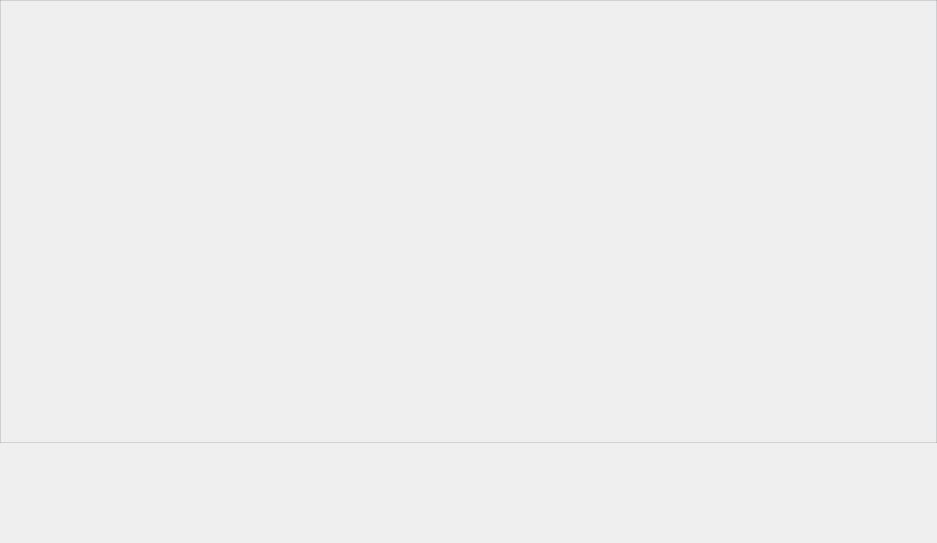
<?xml version="1.0" encoding="UTF-8"?>
<ui version="4.0">
 <class>Curve</class>
 <widget class="QWidget" name="Curve">
  <property name="geometry">
   <rect>
    <x>0</x>
    <y>0</y>
    <width>937</width>
    <height>543</height>
   </rect>
  </property>
  <property name="minimumSize">
   <size>
    <width>0</width>
    <height>0</height>
   </size>
  </property>
  <property name="maximumSize">
   <size>
    <width>16777215</width>
    <height>16777215</height>
   </size>
  </property>
  <property name="windowTitle">
   <string>Curve</string>
  </property>
  <property name="styleSheet">
   <string notr="true"/>
  </property>
  <layout class="QGridLayout" name="gridLayout">
   <property name="leftMargin">
    <number>0</number>
   </property>
   <property name="topMargin">
    <number>0</number>
   </property>
   <property name="rightMargin">
    <number>0</number>
   </property>
   <property name="bottomMargin">
    <number>0</number>
   </property>
   <property name="spacing">
    <number>0</number>
   </property>
   <item row="2" column="0">
    <widget class="QWidget" name="rightWidget" native="true">
     <layout class="QVBoxLayout" name="verticalLayout">
      <property name="spacing">
       <number>5</number>
      </property>
      <property name="leftMargin">
       <number>0</number>
      </property>
      <property name="topMargin">
       <number>0</number>
      </property>
      <property name="rightMargin">
       <number>0</number>
      </property>
      <property name="bottomMargin">
       <number>0</number>
      </property>
      <item>
       <widget class="QTabWidget" name="tabWidget_curve">
        <property name="font">
         <font>
          <pointsize>12</pointsize>
         </font>
        </property>
        <property name="styleSheet">
         <string notr="true">/*设置TabWidget中tab_1的样式*/
#tab_1.QWidget{
	background-color: rgba(108, 117, 125, 65);
}
/*设置TabWidget中tab_2的样式*/
#tab_2.QWidget{
	background-color: rgba(108, 117, 125, 65);
}
/*设置TabWidget中QTabBar的样式*/
QTabBar::tab{
    background-color: #0B0E11;
	/*font-family:Consolas;  */  /*设置tab中的文本的字体*/
	font-size:10pt;
	color:#ced4da;    /*设置tab中的文本的颜色*/
	border-top-left-radius: 5px;    /*设置tab的边框的圆角（左上圆角）*/
	border-top-right-radius: 5px;    /*设置tab的边框的圆角（右上圆角）*/
	min-width: 8px;
	padding: 5px;
}
/*设置TabWidget中QTabBar的tab被选中时的样式*/
QTabBar::tab:selected{
    background-color: rgba(108, 117, 125, 65);
}
 
/*设置TabWidget中鼠标悬浮在QTabBar的tab上，但未选中该Tab的样式*/
QTabBar::tab:hover:!selected {
    background-color: rgba(108, 117, 125, 45);
}
 
/*设置TabWidget的边框的样式*/
QTabWidget::pane {
    border: 1px solid rgba(108, 117, 125, 65);
}
 
/*当打开多个tab，右侧出现，点击后，可以向前向后的按钮的样式*/
QTabBar QToolButton {
    border: none;
	color: rgb(255, 206, 6);
    background-color: #0b0e11;
}
 
QTabBar QToolButton:hover {
	background-color: #161a1e; 
}</string>
        </property>
        <property name="tabPosition">
         <enum>QTabWidget::TabPosition::North</enum>
        </property>
        <property name="tabShape">
         <enum>QTabWidget::TabShape::Rounded</enum>
        </property>
        <property name="currentIndex">
         <number>-1</number>
        </property>
        <property name="elideMode">
         <enum>Qt::TextElideMode::ElideNone</enum>
        </property>
        <property name="usesScrollButtons">
         <bool>true</bool>
        </property>
        <property name="documentMode">
         <bool>false</bool>
        </property>
        <property name="tabsClosable">
         <bool>true</bool>
        </property>
        <property name="movable">
         <bool>true</bool>
        </property>
       </widget>
      </item>
      <item>
       <widget class="QWidget" name="widget_curve_more" native="true">
        <property name="minimumSize">
         <size>
          <width>0</width>
          <height>60</height>
         </size>
        </property>
        <property name="maximumSize">
         <size>
          <width>16777215</width>
          <height>100</height>
         </size>
        </property>
        <property name="styleSheet">
         <string notr="true">QLineEdit
{
background-color: rgba(255, 255, 255, 0);
border:0;
border-bottom:1.5 solid rgb(255,255,255)
}</string>
        </property>
        <layout class="QGridLayout" name="gridLayout_more">
         <property name="leftMargin">
          <number>0</number>
         </property>
         <property name="topMargin">
          <number>0</number>
         </property>
         <property name="rightMargin">
          <number>0</number>
         </property>
         <property name="bottomMargin">
          <number>0</number>
         </property>
         <property name="horizontalSpacing">
          <number>10</number>
         </property>
         <property name="verticalSpacing">
          <number>4</number>
         </property>
         <item row="1" column="1">
          <widget class="QWSwitcherButton" name="AutoScaleAxisX" native="true">
           <property name="minimumSize">
            <size>
             <width>140</width>
             <height>25</height>
            </size>
           </property>
           <property name="maximumSize">
            <size>
             <width>140</width>
             <height>25</height>
            </size>
           </property>
           <property name="font">
            <font>
             <pointsize>10</pointsize>
            </font>
           </property>
           <property name="Checked" stdset="0">
            <bool>false</bool>
           </property>
          </widget>
         </item>
         <item row="0" column="0" rowspan="2">
          <widget class="QtMaterialTextField" name="lineEdit_cacheDuration" native="true">
           <property name="minimumSize">
            <size>
             <width>120</width>
             <height>20</height>
            </size>
           </property>
           <property name="maximumSize">
            <size>
             <width>120</width>
             <height>100</height>
            </size>
           </property>
           <property name="font">
            <font>
             <pointsize>12</pointsize>
            </font>
           </property>
          </widget>
         </item>
         <item row="0" column="5">
          <spacer name="horizontalSpacer">
           <property name="orientation">
            <enum>Qt::Orientation::Horizontal</enum>
           </property>
           <property name="sizeHint" stdset="0">
            <size>
             <width>40</width>
             <height>20</height>
            </size>
           </property>
          </spacer>
         </item>
         <item row="0" column="1">
          <widget class="QWSwitcherButton" name="AutoScaleAxisY" native="true">
           <property name="minimumSize">
            <size>
             <width>140</width>
             <height>25</height>
            </size>
           </property>
           <property name="maximumSize">
            <size>
             <width>140</width>
             <height>25</height>
            </size>
           </property>
           <property name="font">
            <font>
             <pointsize>10</pointsize>
            </font>
           </property>
           <property name="Checked" stdset="0">
            <bool>true</bool>
           </property>
          </widget>
         </item>
         <item row="0" column="4">
          <widget class="QWSwitcherButton" name="qWSwitcherButton_PlotMode" native="true">
           <property name="minimumSize">
            <size>
             <width>120</width>
             <height>30</height>
            </size>
           </property>
           <property name="maximumSize">
            <size>
             <width>120</width>
             <height>30</height>
            </size>
           </property>
           <property name="font">
            <font>
             <pointsize>10</pointsize>
            </font>
           </property>
           <property name="stateSetQuantity" stdset="0">
            <number>3</number>
           </property>
           <property name="selectState" stdset="0">
            <number>2</number>
           </property>
          </widget>
         </item>
        </layout>
       </widget>
      </item>
      <item>
       <widget class="QWidget" name="widget_curve_base" native="true">
        <property name="minimumSize">
         <size>
          <width>0</width>
          <height>30</height>
         </size>
        </property>
        <property name="maximumSize">
         <size>
          <width>16777215</width>
          <height>50</height>
         </size>
        </property>
        <property name="font">
         <font>
          <pointsize>12</pointsize>
         </font>
        </property>
        <property name="styleSheet">
         <string notr="true"/>
        </property>
        <layout class="QHBoxLayout" name="horizontalLayout">
         <property name="spacing">
          <number>5</number>
         </property>
         <property name="leftMargin">
          <number>0</number>
         </property>
         <property name="topMargin">
          <number>0</number>
         </property>
         <property name="rightMargin">
          <number>5</number>
         </property>
         <property name="bottomMargin">
          <number>0</number>
         </property>
         <item>
          <widget class="QtMaterialRaisedButton" name="curve_addTab" native="true">
           <property name="minimumSize">
            <size>
             <width>100</width>
             <height>30</height>
            </size>
           </property>
           <property name="maximumSize">
            <size>
             <width>100</width>
             <height>30</height>
            </size>
           </property>
           <property name="font">
            <font>
             <pointsize>10</pointsize>
            </font>
           </property>
          </widget>
         </item>
         <item>
          <widget class="QtMaterialRaisedButton" name="curve_clearData" native="true">
           <property name="minimumSize">
            <size>
             <width>100</width>
             <height>30</height>
            </size>
           </property>
           <property name="maximumSize">
            <size>
             <width>100</width>
             <height>30</height>
            </size>
           </property>
           <property name="font">
            <font>
             <pointsize>10</pointsize>
            </font>
           </property>
          </widget>
         </item>
         <item>
          <spacer name="horizontalSpacer_2">
           <property name="orientation">
            <enum>Qt::Orientation::Horizontal</enum>
           </property>
           <property name="sizeHint" stdset="0">
            <size>
             <width>40</width>
             <height>20</height>
            </size>
           </property>
          </spacer>
         </item>
         <item>
          <widget class="QWSwitcherButton" name="curve_pauseResumeButton" native="true">
           <property name="minimumSize">
            <size>
             <width>100</width>
             <height>30</height>
            </size>
           </property>
           <property name="maximumSize">
            <size>
             <width>100</width>
             <height>30</height>
            </size>
           </property>
           <property name="font">
            <font>
             <pointsize>10</pointsize>
            </font>
           </property>
           <property name="stateSetQuantity" stdset="0">
            <number>2</number>
           </property>
           <property name="selectState" stdset="0">
            <number>1</number>
           </property>
          </widget>
         </item>
         <item>
          <widget class="QWSwitcherButton" name="curve_moreLess" native="true">
           <property name="minimumSize">
            <size>
             <width>80</width>
             <height>30</height>
            </size>
           </property>
           <property name="maximumSize">
            <size>
             <width>80</width>
             <height>30</height>
            </size>
           </property>
           <property name="font">
            <font>
             <pointsize>10</pointsize>
            </font>
           </property>
           <property name="stateSetQuantity" stdset="0">
            <number>2</number>
           </property>
           <property name="selectState" stdset="0">
            <number>1</number>
           </property>
          </widget>
         </item>
         <item>
          <widget class="QWSwitcherButton" name="curve_gridLine" native="true">
           <property name="minimumSize">
            <size>
             <width>100</width>
             <height>30</height>
            </size>
           </property>
           <property name="maximumSize">
            <size>
             <width>100</width>
             <height>30</height>
            </size>
           </property>
           <property name="font">
            <font>
             <pointsize>10</pointsize>
            </font>
           </property>
           <property name="stateSetQuantity" stdset="0">
            <number>2</number>
           </property>
           <property name="selectState" stdset="0">
            <number>1</number>
           </property>
          </widget>
         </item>
        </layout>
       </widget>
      </item>
     </layout>
    </widget>
   </item>
  </layout>
 </widget>
 <customwidgets>
  <customwidget>
   <class>QtMaterialTextField</class>
   <extends>QWidget</extends>
   <header>qt_material_widgets/qtmaterialtextfield.h</header>
   <container>1</container>
  </customwidget>
  <customwidget>
   <class>QtMaterialRaisedButton</class>
   <extends>QWidget</extends>
   <header>qt_material_widgets/qtmaterialraisedbutton.h</header>
   <container>1</container>
  </customwidget>
  <customwidget>
   <class>QWSwitcherButton</class>
   <extends>QWidget</extends>
   <header>qwool/qwswitcherbutton.h</header>
   <container>1</container>
  </customwidget>
 </customwidgets>
 <resources/>
 <connections/>
</ui>
